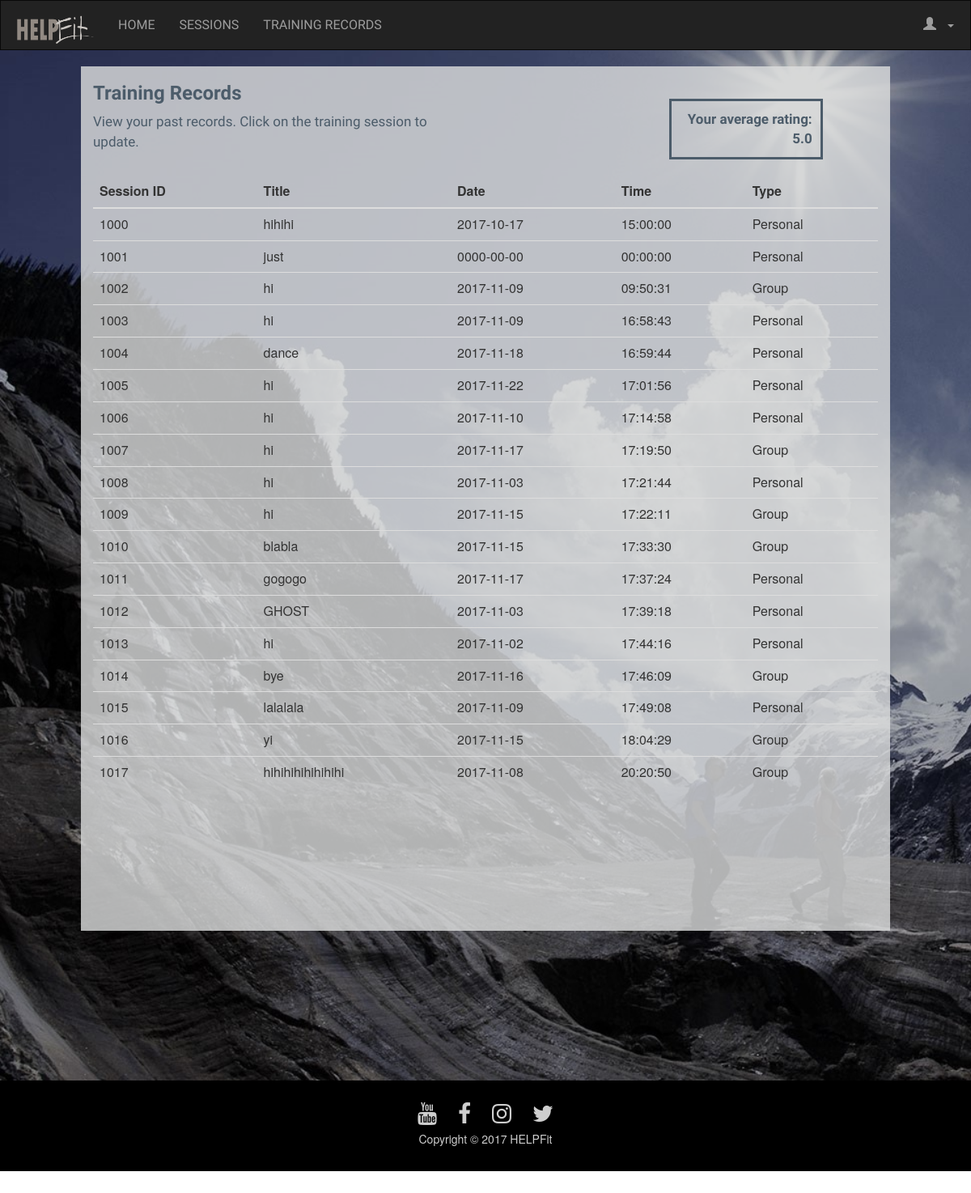
Screenshot of /viewtrainingrecordstrainer.php with the database file from the repository.
### tables this page shows
CREATE TABLE `trainingsession` (
  `sessionID` int(10) NOT NULL,
  `title` varchar(50) NOT NULL,
  `date` date NOT NULL,
  `time` time NOT NULL,
  `fee` float NOT NULL,
  `status` varchar(10) NOT NULL,
  `type` varchar(10) NOT NULL
);

### viewtrainingrecordstrainer.php (the view, shortened to what this page needs)
<?php
      $con = new mysqli('localhost','root','','HELPFit');
      $sql = "SELECT sessionID, title, date, time, type FROM trainingsession";
      $result = $con ->query($sql);
 ?>
<html>
<head>
  <link href="css/bootstrap.min.css" rel="stylesheet">
  <link href="css/font-awesome.min.css" rel="stylesheet">
  <link rel="stylesheet" type="text/css" href="HELPFit.css">
</head>
<div id="trainingrecordsbg">
<body>
  <nav id="navbar" class="navbar navbar-inverse">
  <div class="container-fluid">
    <div class="navbar-header">
      <a class="navbar-brand" href="homepage.php"><img id="logo" src="fitnessLogo.png"></a>
    </div>
    <div class="collapse navbar-collapse" id="myNavbar">
    <ul class="nav navbar-nav">
      <li><a href="homepage.php">HOME</a></li>
      <li><a href="recordNewTrainingSession.php">SESSIONS</a></li>
      <li><a href="viewtrainingrecordstrainer.php">TRAINING RECORDS</a></li>
    </ul>
    <ul class="nav navbar-nav navbar-right">
        <li class="dropdown"><a href="#"class="dropdown-toggle" data-toggle="dropdown">
          <span class="glyphicon glyphicon-user"></span> &nbsp;<?php echo $_SESSION["username"]; ?>
          <span class="caret"></span></a>
          </a></li>
    </ul>
  </div>
</div>
</nav>
<div id="trainingrecords" class="container col-sm-10  col-sm-offset-1">
  <div class="row">
  <div class="col-sm-6">
  <h3 id="pagetitle"> Training Records </h3>
  <p id="grey" class="hidden-xs"> View your past records. Click on the training session to update.</p>
</div>
<div class="col-sm-5 col-sm-offset-right-1 hidden-xs text-right">
  <br><br>
  <p id="trainerrating"><b> Your average rating: 5.0 </b></p>
</div>
</div>
  <br>
  <div class="scrollable">
  <table id="trainingrecordstb" class="table table-hover">
    <thead>
      <tr>
        <th>Session ID</th>
        <th>Title</th>
        <th>Date</th>
        <th>Time</th>
        <th>Type</th>
      </tr>
    </thead>
    <tbody>
        <?php
                  while($row = $result->fetch_assoc()){
        ?>
        <tr onclick="location.href='reviewtrainerpersonal.html'">
        <td><?php echo $row['sessionID']; ?></td>
        <td><?php echo $row['title']; ?></td>
        <td><?php echo $row['date']; ?></td>
        <td><?php echo $row['time']; ?></td>
        <td><?php echo $row['type']; ?></td>
        <?php
      }
      ?>
      </tr>
    </tbody>
  </table>
</div>
</div>
</div>
<footer>
    <br>
    <table align="center">
      <tr><td>
          <a id="iconcolor" class ="btn btn-social-icon btn-youtube" href="http://youtube.com//">
            <span class="fa fa-youtube fa-2x"></span></a>
        </td>
        <td>
          <a id="iconcolor" class ="btn btn-social-icon btn-facebook" href="http://facebook.com//">
            <span class="fa fa-facebook fa-2x"></span>
          </a>
        </td>
        <td>
          <a id="iconcolor" class ="btn btn-social-icon btn-instagram" href="http://instagram.com//">
            <span class="fa fa-instagram fa-2x"></span>
          </a>
        </td>
        <td>
          <a id="iconcolor" class ="btn btn-social-icon btn-twitter" href="http://twitter.com//">
            <span class="fa fa-twitter fa-2x"></span>
          </a>
        </td>
      </tr>
      </table>
     <p id="copyright"class="text-center">Copyright &copy; 2017 HELPFit</p>
     <br>
</footer>
</body>
</html>

### HELPfit.css (style rules this page uses)
body { overflow-x: hidden; }
#logo { width:100; height:auto; }
#mynavbar { font-size: 16px; margin:0; padding: 5px 5px; overflow-x: hidden; }
#navbar { border-radius: 0; font-family: 'Mallanna', sans-serif; }
#grey { font-family: 'Catamaran', sans-serif; color:#4C5C6A; font-size: 17px; }
#pagetitle { font-family: 'Catamaran', sans-serif; color:#4C5C6A; font-weight: bold; }
#copyright { color:#CECECE; }
#iconcolor { color:#CECECE; }
p { color:black; }
footer { background-color: black; position:relative; bottom: 0; width:100%; }
#trainingrecordsbg { background-image: url("fitnesspic12.jpg"); background-size:cover; height:85%; }
#trainingrecords { background-color: rgba(222,223,223,0.8); height:80%; }
#trainerrating { border-style: solid; border-color: #4C5C6A; font-family: 'Catamaran', sans-serif; color:#4C5C6A; font-size: 17px; width:190; padding:10; position: absolute; right: 0px; }
.scrollable { overflow-y:scroll; overflow-x: hidden; height:70%; }

### rows the page displays
trainingsession: sessionID "1000", title "hihihi", date "2017-10-17", time "15:00:00", type "Personal"
trainingsession: sessionID "1001", title "just", date "0000-00-00", time "00:00:00", type "Personal"
trainingsession: sessionID "1002", title "hi", date "2017-11-09", time "09:50:31", type "Group"
trainingsession: sessionID "1003", title "hi", date "2017-11-09", time "16:58:43", type "Personal"
trainingsession: sessionID "1004", title "dance", date "2017-11-18", time "16:59:44", type "Personal"
trainingsession: sessionID "1005", title "hi", date "2017-11-22", time "17:01:56", type "Personal"
trainingsession: sessionID "1006", title "hi", date "2017-11-10", time "17:14:58", type "Personal"
trainingsession: sessionID "1007", title "hi", date "2017-11-17", time "17:19:50", type "Group"
trainingsession: sessionID "1008", title "hi", date "2017-11-03", time "17:21:44", type "Personal"
trainingsession: sessionID "1009", title "hi", date "2017-11-15", time "17:22:11", type "Group"
trainingsession: sessionID "1010", title "blabla", date "2017-11-15", time "17:33:30", type "Group"
trainingsession: sessionID "1011", title "gogogo", date "2017-11-17", time "17:37:24", type "Personal"
trainingsession: sessionID "1012", title "GHOST", date "2017-11-03", time "17:39:18", type "Personal"
trainingsession: sessionID "1013", title "hi", date "2017-11-02", time "17:44:16", type "Personal"
trainingsession: sessionID "1014", title "bye", date "2017-11-16", time "17:46:09", type "Group"
trainingsession: sessionID "1015", title "lalalala", date "2017-11-09", time "17:49:08", type "Personal"
trainingsession: sessionID "1016", title "yi", date "2017-11-15", time "18:04:29", type "Group"
trainingsession: sessionID "1017", title "hihihihihihihihi", date "2017-11-08", time "20:20:50", type "Group"
